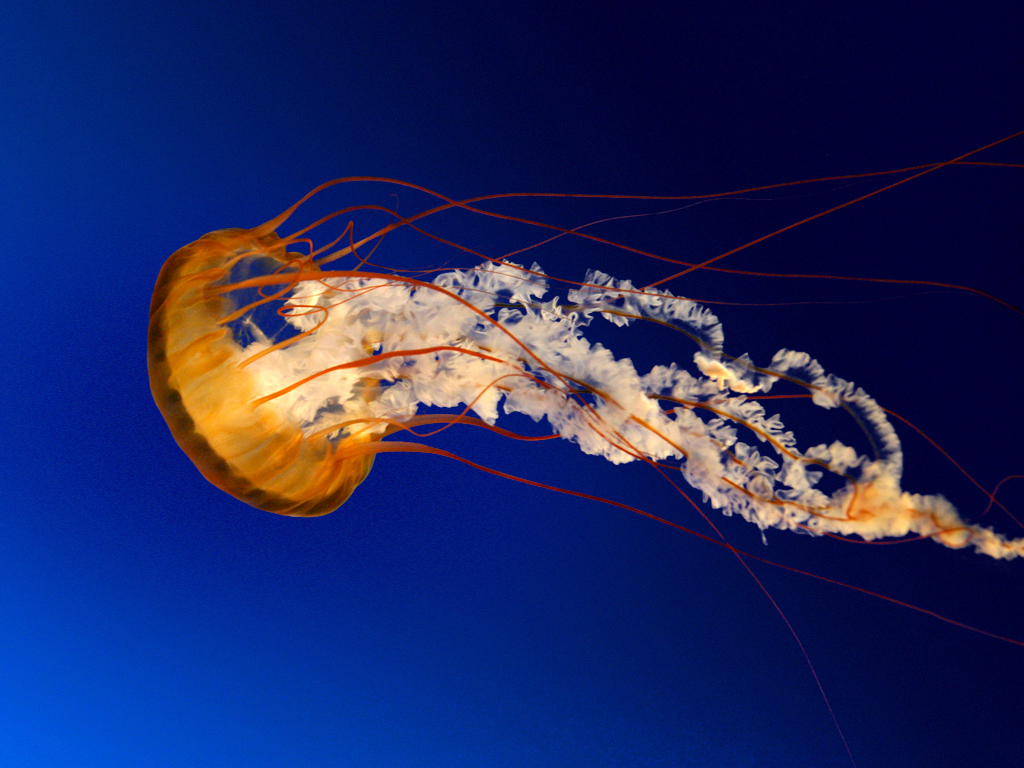
#> input picture samples/Jellyfish.jpg, 1024 x 768 px
$ python sandart.py --image samples/Jellyfish.jpg --savepath out.png
#> lines starting #> are read from the running program, lines starting #| are printed output that depends on the picture

"""
============================================================
              SandArt
Converts photos into sand artworks
Copyright 2017-present Rupesh Sreeraman. All Rights Reserved
============================================================
"""
#imports
from PIL import Image
from collections import defaultdict
import argparse
import time

print("")
print("***********************************************")
print("                 SandArt v1.0                  ")
print("Converts photos into sand artworks")
print("Copyright 2017-present Rupesh Sreeraman")
print("***********************************************")

#options
parser = argparse.ArgumentParser(description='SandArt v1.0')
parser.add_argument('-i','--image',help='Source image path',required=True,)
parser.add_argument('-s','--strength',help='Sand art strength [>1]',type=int,default=10)
parser.add_argument ('-c','--sandcolor', help='Sand art color,RGB value eg: 255 30 50',nargs=3,type=int)
parser.add_argument ('-tc','--usetopcolor', help='Use top image color as sand color | use 1 to enable 0 to disable | default 0',type=int,default=0)
parser.add_argument ('-n','--invert', help='Invert style use 1 to enable 0 to disable | default 0',type=int,default=0)
parser.add_argument('-o' ,'--savepath',help='Sand art path',required=True)

args = parser.parse_args()

if args.sandcolor is not None :
    sandcolor=tuple(args.sandcolor)
else:
    sandcolor = (230, 208, 170)

start = time.time()
try:
    im = Image.open(args.image)
#> im is the input picture: PIL image 1024x768 RGB; mean R, G, B 31, 39.8, 97.4
except:
    print("ERROR:Unable to open image!")
    exit()

width, height = im.size
#> width = 1024; height = 768
print (im.format, im.size, im.mode, im.bits ,'bits')
#| JPEG (1024, 768) RGB 8 bits


im_out = Image.new("RGB", (width, height), "white") #new RGB image to hold the result
#> im_out: PIL image 1024x768 RGB; every value is 255
rgb_im = im.convert('RGB') #convert

rgb_im_out = im_out.convert('RGB')

color_dict = defaultdict(int)

for pixel in im.getdata():
    color_dict[pixel] += 1
#> this loop made 786432 passes
#> pixel on passes 1 to 3: (0, 35, 125), (1, 38, 129), (3, 40, 128)
#> after the loop, color_dict = 103621 items
if args.usetopcolor==1:
    top_color = max(color_dict, key=color_dict.get)
    print('Top color',top_color , color_dict[top_color])
    sandcolor=top_color

print('Sand color ',str(sandcolor))
for y in range(0,height):
    for x in range (0,width):
        r,g,b=rgb_im.getpixel((x, y))
        count=color_dict.get((r,g,b))
        if  args.invert==1:
            if count>=args.strength :
                rgb_im_out.putpixel((x,y),sandcolor)
        else:
            if count<=args.strength :
                rgb_im_out.putpixel((x,y),sandcolor)
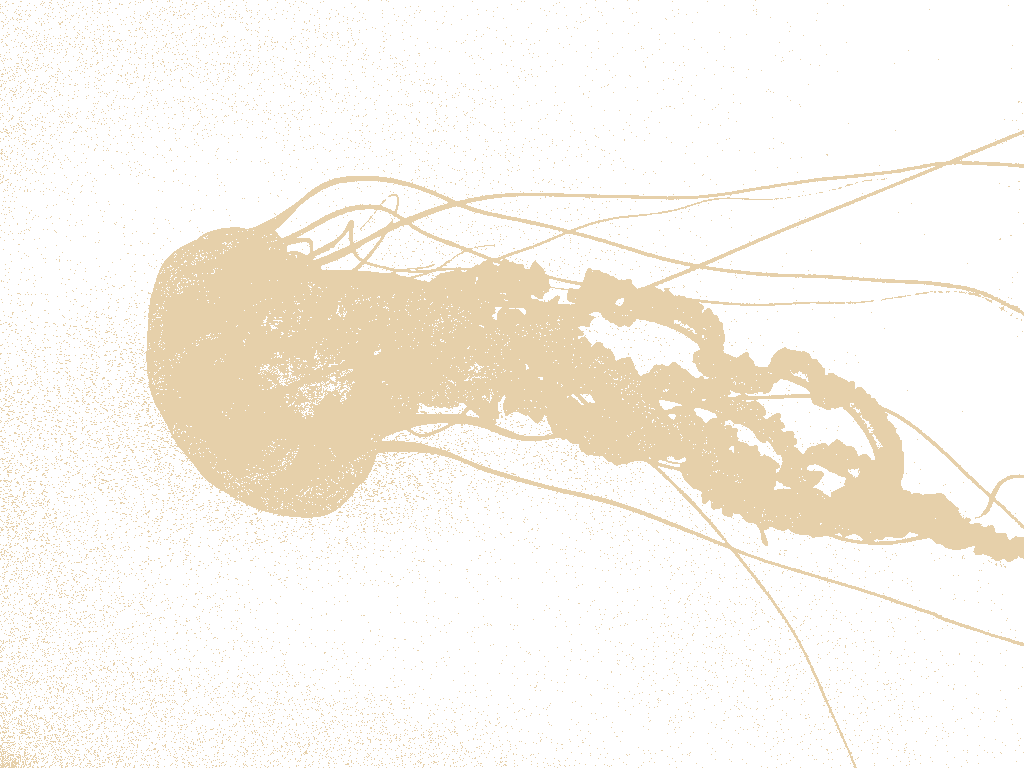
#> rgb_im_out: PIL image 1024x768 RGB; mean R, G, B 249.7, 245, 237
try:
    rgb_im_out.save(args.savepath)
    print("Saved sandart successfully.")
except:
    print("ERROR:Unable to save the sandart image!")

print ('Elaspsed ',time.time() - start, 'sec')
